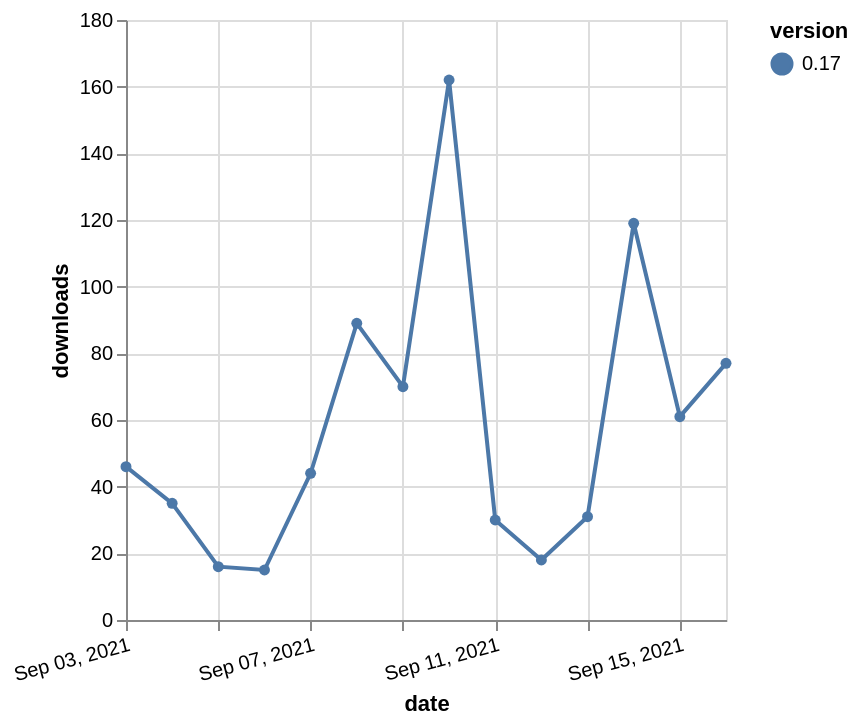

Describe this chart as a Vega-Lite specification.
### Vega-Lite specification from a JSON file in a GitHub repository (floating-point values rounded to 4 significant figures)
{"$schema": "https://vega.github.io/schema/vega-lite/v5.json", "description": "A simple bar chart with embedded data.", "data": {"values": [{"date": "2021-09-03", "total": 64637, "delta": 46, "version": "0.17"}, {"date": "2021-09-04", "total": 64672, "delta": 35, "version": "0.17"}, {"date": "2021-09-05", "total": 64688, "delta": 16, "version": "0.17"}, {"date": "2021-09-06", "total": 64703, "delta": 15, "version": "0.17"}, {"date": "2021-09-07", "total": 64747, "delta": 44, "version": "0.17"}, {"date": "2021-09-08", "total": 64836, "delta": 89, "version": "0.17"}, {"date": "2021-09-09", "total": 64906, "delta": 70, "version": "0.17"}, {"date": "2021-09-10", "total": 65068, "delta": 162, "version": "0.17"}, {"date": "2021-09-11", "total": 65098, "delta": 30, "version": "0.17"}, {"date": "2021-09-12", "total": 65116, "delta": 18, "version": "0.17"}, {"date": "2021-09-13", "total": 65147, "delta": 31, "version": "0.17"}, {"date": "2021-09-14", "total": 65266, "delta": 119, "version": "0.17"}, {"date": "2021-09-15", "total": 65327, "delta": 61, "version": "0.17"}, {"date": "2021-09-16", "total": 65404, "delta": 77, "version": "0.17"}]}, "width": "container", "mark": {"type": "line", "point": {"filled": true}}, "encoding": {"x": {"field": "date", "type": "temporal", "timeUnit": "yearmonthdate", "title": "date", "axis": {"labelAngle": -15}}, "y": {"field": "delta", "type": "quantitative", "title": "downloads"}, "color": {"field": "version", "type": "nominal"}, "tooltip": {"field": "delta"}}}
